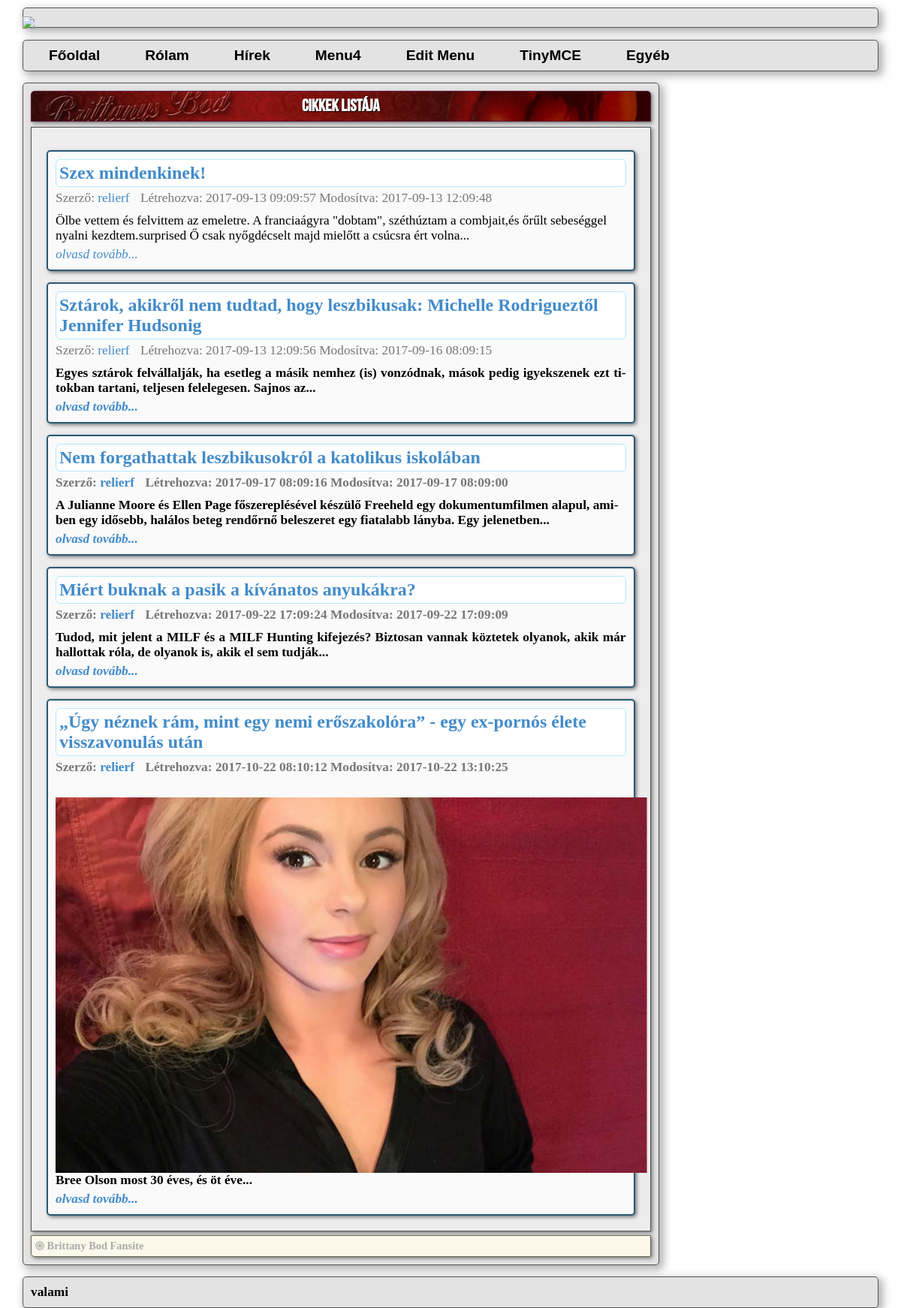
The page /brit/index.php?page=pages on the database its author committed.
### tables this page shows
CREATE TABLE `brit_menu` (
  `menu_id` int(11) NOT NULL,
  `menu_title` varchar(20) NOT NULL,
  `menu_anchor` varchar(100) NOT NULL DEFAULT '#',
  `menu_parent_id` int(11) DEFAULT '0',
  `menu_sort` int(11) NOT NULL,
  `menu_admin` int(1) NOT NULL DEFAULT '0'
);

CREATE TABLE `brit_articles_2` (
  `cikk_id` int(11) NOT NULL,
  `cikk_title` varchar(300) NOT NULL,
  `cikk_titlealias` varchar(300) NOT NULL,
  `cikk_createdate` datetime NOT NULL,
  `cikk_modifydate` datetime NOT NULL,
  `cikk_author` int(11) NOT NULL,
  `cikk_modifyauthor` int(11) NOT NULL,
  `cikk_content` mediumtext NOT NULL,
  `cikk_visible` float NOT NULL DEFAULT '0'
);

CREATE TABLE `brit_user` (
  `user_id` int(11) NOT NULL,
  `user_name` varchar(32) NOT NULL,
  `user_password` varchar(128) NOT NULL,
  `user_firstname` varchar(32) NOT NULL,
  `user_lastname` varchar(32) NOT NULL,
  `user_email` varchar(1024) NOT NULL,
  `user_email_code` varchar(64) NOT NULL,
  `user_active` int(11) NOT NULL DEFAULT '0',
  `user_password_recover` int(11) NOT NULL DEFAULT '0',
  `user_type` int(1) NOT NULL DEFAULT '0',
  `user_admin_password` varchar(64) NOT NULL,
  `user_allow_email` int(11) NOT NULL DEFAULT '1',
  `user_profile` varchar(300) NOT NULL
);

### brit/index.php (called while the page is built, shortened)
<?php
include 'includes/overal/header.php';
include 'includes/overal/navigation.php';
include 'includes/overal/footer.php';
?>

### brit/core/function/article.php (called while the page is built, shortened)
<?php
function getAllArticles($dbc) {
    try {
        $q = "SELECT * FROM `brit_articles_2`";
        if ($sql = $dbc->query($q)) {
            if ($sql->rowCount() > 0) {
                $sql->setFetchMode(PDO::FETCH_ASSOC);
                return $sql;
            } else {
                return false;
            }
        }
    } catch(PDOexception $e) {
        file_put_contents('PDOErrors.txt', $e->getMessage()."\n", FILE_APPEND);
        echo 'Adatbázis-kezelési hiba!<br />';
        echo $e->getMessage();
    }
}
?>

### brit/core/function/users.php (called while the page is built, shortened)
<?php
function user_data($dbc, $user_id) {
    $data = array();
    $user_id =(int)$user_id;
    $func_num_args = func_num_args();
    $func_get_args = func_get_args();
    if ($func_num_args > 2) {
        unset($func_get_args[0], $func_get_args[1]);
    }
    $fields = '`'.implode('`, `', $func_get_args).'`';
    try {
        $q = "SELECT $fields FROM `brit_user` WHERE `user_id` = :user_id";
        if ($sql = $dbc->prepare($q)) {
            $sql->bindparam(':user_id', $user_id);
            $sql->execute();
        	if ($sql->rowCount()) {
        		$sql->setFetchMode(PDO::FETCH_ASSOC);
        		$data = $sql->fetch();
        	}
        }
        return $data;
    } catch(PDOexception $e){
        file_put_contents('PDOErrors.txt', $e->getMessage()."\n", FILE_APPEND);
        echo 'Adatbázis-kezelési hiba!<br />';
        echo $e->getMessage();
    }
}
?>

### brit/pages/pages.php (the view)
<?php
$pages = getAllArticles($dbc);
?>
<article id="articles">
    <header>
        <p class="page_title">Cikkek listája</p>
    </header>
    <section>
        <?php
            if ($pages === false) {
                echo "Nincs megjeleníthető tartalom.";
            } else {
                while ($row = $pages->fetch()) {
                    if ($row['cikk_visible'] == 1) {
                        $auser = user_data($dbc, $row['cikk_author'], 'user_name');
                        ?>
                        <div class="article_box">
                            <div class="article_data">
                                <ul>
                                    <div class="tsec">
                                        <li class="title"><a href="index.php?page=read_article&aid=<?php echo $row['cikk_id']; ?>"><?php echo $row['cikk_title']; ?></a></li>
                                        <li class="ndate">
                                            <span style="margin-right: 10px;">Szerző: <a href="<?php echo $auser['user_name']; ?>"><?php echo $auser['user_name']; ?></a></span>
                                            <span>Létrehozva: <?php echo $row['cikk_createdate']; ?></span>
                                            <?php
                                            if ($row['cikk_createdate'] !== $row['cikk_modifydate']) {
                                                ?><span>Modosítva: <?php echo $row['cikk_modifydate']; ?></span><?php
                                            }
                                            ?>
                                        </li>
                                    </div>
                                    <li class="ncontent">
                                        <?php
                                        if (strlen($row['cikk_content']) > 200) {
                                            $prew_content = substr($row['cikk_content'], 0, 200);
                                            $last_space = strrpos($prew_content, ' ');
                                            $prew_content = substr($row['cikk_content'], 0, $last_space);
                                            echo $prew_content.'...';
                                        } else {
                                            echo $row['cikk_content'];
                                        }
                                        ?>
                                    </li>
                                    <li class="alink"><a href="index.php?page=read_article&aid=<?php echo $row['cikk_id']; ?>"><i>olvasd tovább...</i></a></li>
                                </ul>
                            </div>
                        </div>
                        <?php
                    }
                }
            }
        ?>
    </section>
    <footer>
        <p class="footer_text"><i class="fa fa-bullseye" style="font-size: 14px;"></i> Brittany Bod Fansite</p>
        <div class="clear"></div>
    </footer>
</article>

### brit/includes/overal/header.php (shortened to what this page needs)
<!DOCTYPE HTML>
<html>
<?php include 'includes/head.php'; ?>
<body>
    <?php include 'includes/header.php'; ?>
<section class="container">
    <div class="row">
        <article class="col-lg-9">
            <div class="my_panel">

### brit/includes/head.php (shortened to what this page needs)
<head>
    <?php include 'core/setup/css.php'; ?>
</head>

### brit/core/setup/css.php (shortened to what this page needs)
<link rel="stylesheet" type="text/css" href="css/bootstrap.css"/>
   <link rel="stylesheet" type="text/css" href="https://cdnjs.cloudflare.com/ajax/libs/font-awesome/4.7.0/css/font-awesome.min.css"/>
   <link rel="stylesheet" type="text/css" href="css/style.css" media="screen"/>
   <link rel="stylesheet" type="text/css" href="css/stdinput.css" media="screen"/>
   <link rel="stylesheet" type="text/css" href="css/menu.css" media="screen"/>
   <link rel="stylesheet" type="text/css" href="css/font.css" media="screen"/>
<link rel="stylesheet" type="text/css" href="css/news.css" media="screen"/>
<link rel="stylesheet" type="text/css" href="css/articles.css" media="screen"/>
<link rel="stylesheet" type="text/css" href="css/conversation.css" media="screen"/>
   <link rel="stylesheet" type="text/css" href="css/letter.css" media="screen"/>

### brit/includes/header.php (shortened to what this page needs)
<header class="container">
    <div class="row">
        <div class="col-lg-12">
            <?php
            include 'includes/resized.php';
            include 'includes/logos.php';
            include 'includes/menu.php';
            ?>
        </div>
    </div>
</header>

### brit/includes/resized.php (shortened to what this page needs)
<div class="my_panel resized_img">
</div>

### brit/includes/logos.php (shortened to what this page needs)
<img class="header_origin" src="img/header_origin.png"/>

### brit/includes/menu.php (shortened to what this page needs)
<?php
$menu = array();
$q = "SELECT * FROM `brit_menu` ORDER BY `menu_sort` ASC";
if ($sql = $dbc->query($q)) {
    if ($sql->rowCount() > 0) {
        $sql->setFetchMode(PDO::FETCH_ASSOC);
        while (($row =  $sql->fetch()) != false) {
            if ($row['menu_admin'] != 1) {
                $menu[] = array(
                'id' => $row['menu_id'],
                'title' => $row['menu_title'],
                'anchor' => $row['menu_anchor'],
                'parent_id' => $row['menu_parent_id'],
                'admin' => $row['menu_admin']
                );
            }
        }
    }
}
?>
                <nav class="my_panel">
                    <div class="navbar">
                        <div class="menu_nav">
                            <?php echo build_menu($menu); ?>
                        </div>
                    </div>
                </nav>

### brit/core/function/menu.php (shortened to what this page needs)
<?php
function has_children($rows,$id) {
    foreach ($rows as $row) {
        if ($row['parent_id'] == $id)
            return true;
    }
    return false;
}
function build_menu($rows,$parent=0) {
    $result = "<ul>";
    foreach ($rows as $row) {
        if ($row['parent_id'] == $parent){
            $result.= '<li><a href="'.$row['anchor'].'">'.$row['title'].'</a>';
            if (has_children($rows,$row['id']))
                $result.= build_menu($rows,$row['id']);
            $result.= "</li>";
        }
    }
    $result.= "</ul>";
    return $result;
}
?>

### brit/includes/overal/navigation.php
<?php
if (!empty($_GET)) {
    @$file_name = $_GET['page'].'.php';
    if (is_file('pages/'.$file_name)) {
        include("pages/$file_name");
    } else if (is_file('pages/conversation/'.$file_name)){
        include("pages/conversation/$file_name");
    } else if (is_file('pages/email/'.$file_name)){
        include("pages/email/$file_name");
    } else if (is_file('includes/system/'.$file_name)){
        include("includes/system/$file_name");
    } else if (is_file('includes/widgets/modules/'.$file_name)) {
        include("includes/widgets/modules/$file_name");
    } else if (is_file('admin/'.$file_name)) {
        include("admin/$file_name");
    } else {
        echo 'Nemlétező oldal!';
    }
} else {
    include 'pages/main.php';
}
?>

### brit/includes/overal/footer.php (shortened to what this page needs)
                </div>
            </article>
        </div>
    </section>
    <?php include 'includes/footer.php'; ?>
</body>
</html>

### brit/includes/footer.php (shortened to what this page needs)
<footer class="container">
    <div class="row">
        <div class="col-lg-12">
            <div class="my_panel">
                valami
            </div>
        </div>
    </div>
</footer>

### brit/css/style.css (style rules this page uses)
* { margin: 0; border: 0; padding: 0; }
.clear:before, .clear:after { content:" "; display: table }
.clear:after { clear: both }
a, a:link, a:visited { color: #428bca; text-decoration: none; }
body { -moz-hyphens: auto; -ms-hyphens: auto; -o-hyphens: auto; -webkit-hyphens: auto; hyphens: auto; background: transparent url("../img/alap.png") top left; background-repeat: no-repeat; background-attachment: fixed; overflow-y: scroll; color: #000; font-family: LinLibertine_R, 'Times New Roman', serif; font-size: 13pt; }
body { -moz-hyphens: auto; -ms-hyphens: auto; -o-hyphens: auto; -webkit-hyphens: auto; hyphens: auto; }
header .resized_img { margin: 10px 0 -15px; padding-bottom: 2px; padding-top: 2px; min-height: 27px; }
header .header_origin { width: 100%; }
section { font-size: 13pt; }
.my_panel { background: #e3e3e3; border: 1px solid #555; border-radius: 5px; padding: 10px; margin: 15px 0px 0px; box-shadow: 4px 4px 11px 2px rgba(50, 50, 50, 0.37); }
.my_panel header { height: 41px; background: #9f0037 url("../img/page_header.png") no-repeat scroll 0 0; margin: 0 0 7px 0; border: 1px solid #5D1438; border-top-left-radius: 5px; border-top-right-radius: 5px; box-shadow: 2px 2px 5px 0px #777; }
.my_panel header .page_title { color: #fff; text-shadow: 1px 1px 1px #000; font-size: 1.8rem; font-weight: normal; text-align: center; margin: auto auto; padding-top: 0px; font-family: BebasNeue; line-height: 1.8; }
.my_panel section { background: #ededed; border: 1px solid #555; margin: 0 0 5px; padding: 15px 15px 5px; box-shadow: 2px 2px 5px 0px #777; }
.my_panel footer { background: #fcf8ea; border: 1px solid #6f664d; border-bottom-left-radius: 5px; border-bottom-right-radius: 2px; box-shadow: 2px 2px 5px 0px #777; }
.my_panel footer .footer_text { font-size: 0.9rem; color: #aaa; float: left; padding: 5px; }

### brit/css/stdinput.css (style rules this page uses)
ul { list-style: none; }

### brit/css/menu.css (style rules this page uses)
nav { display: block; margin-top: 10px!important; }
nav.my_panel { padding: 4px; }
nav ul { border-radius: 5px; list-style: none; position: relative; z-index: 1000; }
nav ul:after { content: ""; clear: both; display: block; }
nav ul li { float: left; cursor: pointer; }
nav ul li a { display: block; padding: 5px 30px; color: #000!important; text-decoration: none; font-family: 'LinLibertineR', 'LinLibertineR-ie', sans-serif; font-weight: bold; cursor: pointer; font-size: 1.2rem; }

### brit/css/news.css (style rules this page uses)
a, a:link, a:visited { color: #428bca; }
.tsec .title a, .tsec .title a:visited { font-size: 1.5rem; font-weight: bold; color: #428bca; display: block; }
.tsec .title, .tsec .kw { margin-bottom: 5px; }
.tsec .title a { background: #fff none repeat scroll 0 0; padding: 4px; border: 1px solid #B5E7FF; border-radius: 6px; }
.tsec .kw, .tsec .ndate { color: #777; }

### brit/css/articles.css (style rules this page uses)
.page_title { font-size: 1.4rem!important; font-weight: bold!important; }
.article_box { background: #fafafa none repeat scroll 0 0; border: 2px solid #2a5977; border-radius: 5px; box-shadow: 2px 2px 5px 0 #777; margin: 15px 5px; padding: 5px; }
.article_data { padding: 5px; }
.tsec .kw, .tsec .ndate { color: #777; margin: 5px 0 0; }
.tsec .title a { background: #fff none repeat scroll 0 0; border: 1px solid #b5e7ff; border-radius: 6px; padding: 4px; }
.tsec .title a, .tsec .title a:visited { color: #428bca; display: block; font-size: 1.5rem; font-weight: bold; }
.ncontent { margin: 10px 0 0; }
.alink { margin: 5px 0 0; }

### rows shown on the page
brit_menu: menu_title "Főoldal"
brit_menu: menu_title "Rólam"
brit_menu: menu_title "Hírek"
brit_menu: menu_title "Menu4"
brit_menu: menu_title "Edit Menu"
brit_menu: menu_title "TinyMCE"
brit_menu: menu_title "Egyéb"
brit_articles_2: cikk_title "Szex mindenkinek!", brit_user.user_name "relierf", cikk_createdate "2017-09-13 09:09:57", cikk_modifydate "2017-09-13 12:09:48", cikk_content "Ölbe vettem és felvittem az emeletre. A franciaágyra \"dobtam\", széthúztam a combjait,és őrűlt sebeséggel nyalni kezdtem.surprised Ő csak nyőgdécselt majd mielőtt a csúcsra ért volna"
brit_articles_2: cikk_title "Sztárok, akikről nem tudtad, hogy leszbikusak: Michelle Rodrigueztől Jennifer Hudsonig", brit_user.user_name "relierf", cikk_createdate "2017-09-13 12:09:56", cikk_modifydate "2017-09-16 08:09:15", cikk_content "Egyes sztárok felvállalják, ha esetleg a másik nemhez (is) vonzódnak, mások pedig igyekszenek ezt titokban tartani, teljesen felelegesen. Sajnos az"
brit_articles_2: cikk_title "Nem forgathattak leszbikusokról a katolikus iskolában", brit_user.user_name "relierf", cikk_createdate "2017-09-17 08:09:16", cikk_modifydate "2017-09-17 08:09:00", cikk_content "A Julianne Moore és Ellen Page főszereplésével készülő Freeheld egy dokumentumfilmen alapul, amiben egy idősebb, halálos beteg rendőrnő beleszeret egy fiatalabb lányba. Egy jelenetben"
brit_articles_2: cikk_title "Miért buknak a pasik a kívánatos anyukákra?", brit_user.user_name "relierf", cikk_createdate "2017-09-22 17:09:24", cikk_modifydate "2017-09-22 17:09:09", cikk_content "Tudod, mit jelent a MILF és a MILF Hunting kifejezés? Biztosan vannak köztetek olyanok, akik már hallottak róla, de olyanok is, akik el sem tudják"
brit_articles_2: cikk_title "„Úgy néznek rám, mint egy nemi erőszakolóra” - egy ex-pornós élete visszavonulás után", brit_user.user_name "relierf", cikk_createdate "2017-10-22 08:10:12", cikk_modifydate "2017-10-22 13:10:25", cikk_content (picture), cikk_content "Bree Olson most 30 éves, és öt éve"
